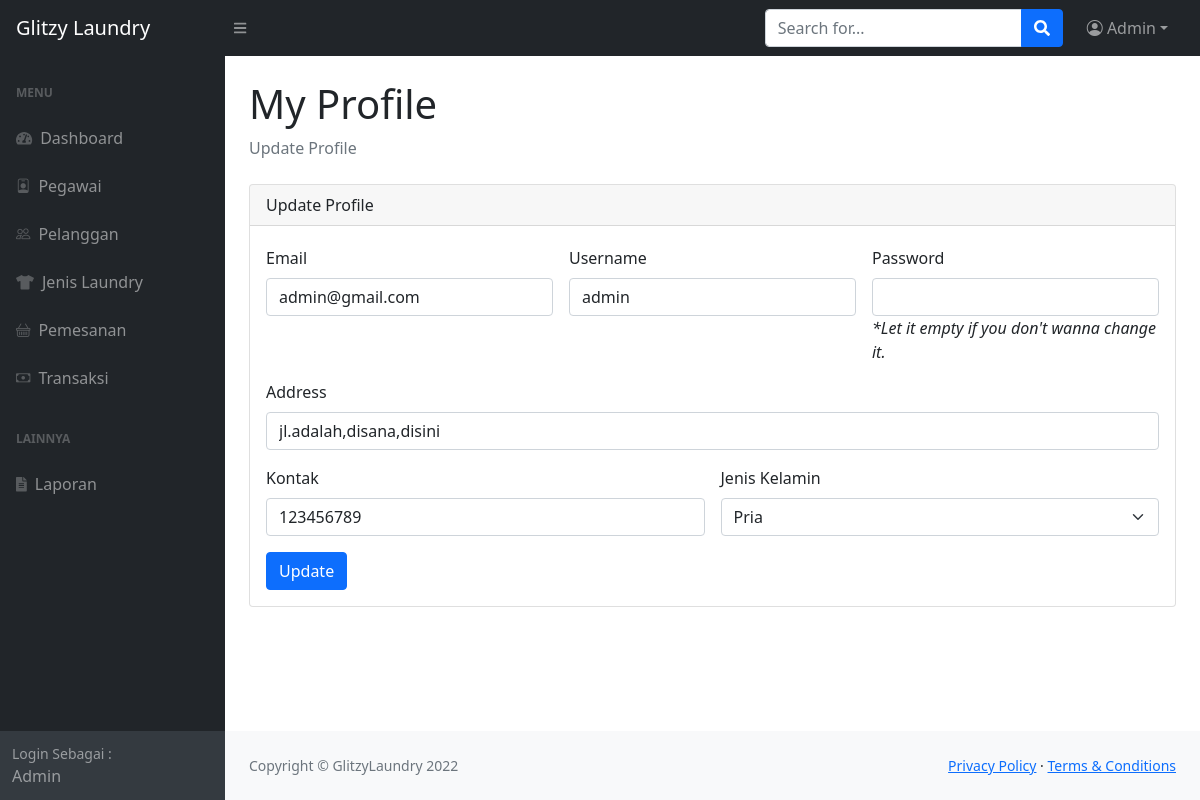
Screenshot of /profile.php (signed in) with the database file from the repository.
### tables this page shows
CREATE TABLE `users` (
  `id_users` int(11) NOT NULL,
  `email` varchar(50) NOT NULL,
  `username` varchar(50) NOT NULL,
  `password` varchar(50) NOT NULL,
  `kontak` varchar(15) NOT NULL,
  `jk` varchar(20) NOT NULL,
  `alamat` text NOT NULL,
  `level` varchar(20) NOT NULL
);

### profile.php (the view, shortened to what this page needs)
<?php
include "include/connection.php";
$id_users = $_SESSION['id_users'];
$query2 = "SELECT * FROM users WHERE id_users = '$id_users'";
$sql2 = mysqli_query($conn, $query2);
$data2 = mysqli_fetch_array($sql2);
?>
<!DOCTYPE html>
<html lang="en">
<head>
    <link href="https://cdn.jsdelivr.net/npm/simple-datatables@latest/dist/style.css" rel="stylesheet" />
    <link href="https://cdn.jsdelivr.net/npm/bootstrap-icons@1.5.0/font/bootstrap-icons.css" rel="stylesheet" type="text/css" />
    <link href="css/dashboard.css" rel="stylesheet" />
</head>
<body class="sb-nav-fixed">
    <nav class="sb-topnav navbar navbar-expand navbar-dark bg-dark">
        <a class="navbar-brand ps-3" href="index.html">Glitzy Laundry</a>
        <button class="btn btn-link btn-sm order-1 order-lg-0 me-4 me-lg-0" id="sidebarToggle" href="#!"><i class="fas fa-bars"></i></button>
        <form class="d-none d-md-inline-block form-inline ms-auto me-0 me-md-3 my-2 my-md-0">
            <div class="input-group">
                <input class="form-control" type="text" placeholder="Search for..." aria-label="Search for..." aria-describedby="btnNavbarSearch" />
                <button class="btn btn-primary" id="btnNavbarSearch" type="button"><i class="fas fa-search"></i></button>
            </div>
        </form>
        <ul class="navbar-nav ms-auto ms-md-0 me-3 me-lg-4">
            <li class="nav-item dropdown">
                <a class="nav-link dropdown-toggle" id="navbarDropdown" href="#" role="button" data-bs-toggle="dropdown" aria-expanded="false"><i class="bi-person-circle"></i> <?= $_SESSION['username']; ?></a>
            </li>
        </ul>
    </nav>
    <div id="layoutSidenav">
        <div id="layoutSidenav_nav">
        <nav class="sb-sidenav accordion sb-sidenav-dark" id="sidenavAccordion">
                    <div class="sb-sidenav-menu">
                        <?php if($_SESSION['level'] == 'admin'){ ?>
                        <div class="nav">
                            <div class="sb-sidenav-menu-heading">Menu</div>
                            <a class="nav-link" href="dashboard.php">
                                <div class="sb-nav-link-icon"><i class="fas fa-tachometer-alt"></i></div>
                                Dashboard
                            </a>
                            <a class="nav-link" href="pegawai.php">
                                <div class="sb-nav-link-icon"><i class="bi bi-person-badge"></i></div>
                                Pegawai
                            </a>
                            <a class="nav-link" href="pelanggan.php">
                                <div class="sb-nav-link-icon"><i class="bi bi-people"></i></div>
                                Pelanggan
                            </a>
                            <a class="nav-link" href="jenis_laundry.php">
                                <div class="sb-nav-link-icon"><i class="fas fa-tshirt"></i></div>
                                Jenis Laundry
                            </a>
                            <a class="nav-link" href="pemesanan.php">
                                <div class="sb-nav-link-icon"><i class="bi bi-basket"></i></div>
                                Pemesanan
                            </a>
                            <a class="nav-link" href="transaksi.php">
                                <div class="sb-nav-link-icon"><i class="bi bi-cash"></i></div>
                                Transaksi
                            </a>
                            <div class="sb-sidenav-menu-heading">Lainnya</div>
                            <a class="nav-link" href="laporan.php">
                                <div class="sb-nav-link-icon"><i class="fas fa-file-alt"></i></div>
                                Laporan
                            </a>
                        </div>
                        <?php } ?>
                    </div>
                    <div class="sb-sidenav-footer text-capitalize">
                        <div class="small">Login Sebagai :</div>
                        <?= $_SESSION['username']; ?>
                    </div>
                </nav>
        </div>
        <div id="layoutSidenav_content">
            <main>
                <div class="container-fluid px-4">
                    <h1 class="mt-4">My Profile</h1>
                    <ol class="breadcrumb mb-4">
                        <li class="breadcrumb-item active">Update Profile</li>
                    </ol>
                    <div class="card mb-4">
                        <div class="card-header">
                            Update Profile
                        </div>
                        <div class="card-body">
                            <form class="row g-3" action="include/process/update_profile.php" method="POST">
                                <div class="col-md-4 pt-1">
                                    <label for="inputEmail" class="form-label">Email</label>
                                    <input type="email" class="form-control" name="email" id="inputEmail" value="<?= $data2['email'] ?>" required>
                                </div>
                                <div class="col-md-4 pt-1">
                                    <label for="inputUsername" class="form-label">Username</label>
                                    <input type="text" class="form-control" name="username" id="inputUsername" value="<?= $data2['username'] ?>" required>
                                </div>
                                <div class="col-md-4 pt-1">
                                    <label for="inputPassword" class="form-label">Password</label>
                                    <input type="text" class="form-control" name="password" id="inputPassword">
                                    <i>*Let it empty if you don't wanna change it.</i>
                                </div>
                                <div class="col-12">
                                    <label for="inputAddress" class="form-label">Address</label>
                                    <input type="text" class="form-control"  name="alamat" id="inputAddress" value="<?= $data2['alamat']; ?>" required>
                                </div>
                                <div class="col-md-6">
                                    <label for="inputKontak" class="form-label">Kontak</label>
                                    <input type="text" class="form-control" name="kontak" id="inputKontak" value="<?= $data2['kontak']; ?>" required>
                                </div>
                                <div class="col-md-6">
                                    <label for="inputKontak" class="form-label">Jenis Kelamin</label>
                                    <select id="inputKontak" class="form-select" name="jk" required>
                                        <?php if($data2['jk'] == 'Pria'){?>
                                            <option value="<?= $data2['jk']; ?>" selected><?= $data2['jk']?></option>
                                        <?php } else {?>
                                            <option value="<?= $data2['jk']; ?>" selected><?= $data2['jk']?></option>
                                            <option value="Pria">Pria</option>
                                        <?php } ?>
                                    </select>
                                </div>
                                <div class="col-12">
                                    <button type="submit" class="btn btn-primary">Update</button>
                                </div>
                            </form>
                        </div>
                    </div>
                </div>
            </main>
            <footer class="py-4 bg-light mt-auto">
                <div class="container-fluid px-4">
                    <div class="d-flex align-items-center justify-content-between small">
                        <div class="text-muted">Copyright &copy; GlitzyLaundry 2022</div>
                        <div>
                            <a href="#">Privacy Policy</a>
                            &middot;
                            <a href="#">Terms &amp; Conditions</a>
                        </div>
                    </div>
                </div>
            </footer>
        </div>
    </div>
</body>
</html>

### rows the page displays
users: email "admin@gmail.com", username "admin", alamat "jl.adalah,disana,disini", kontak "123456789", jk "Pria"

### other values shown
$_SESSION['username'] "Admin"
